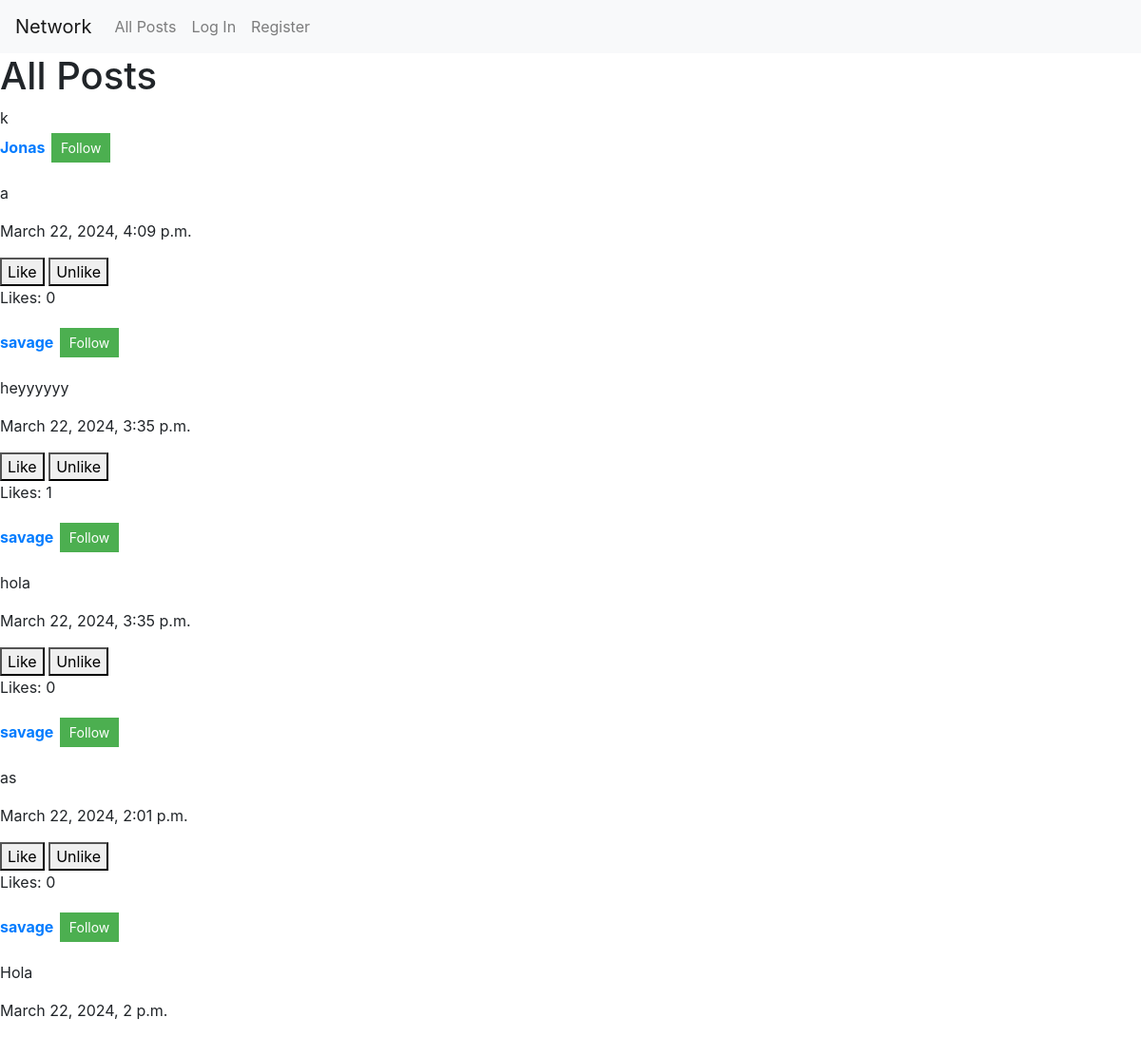
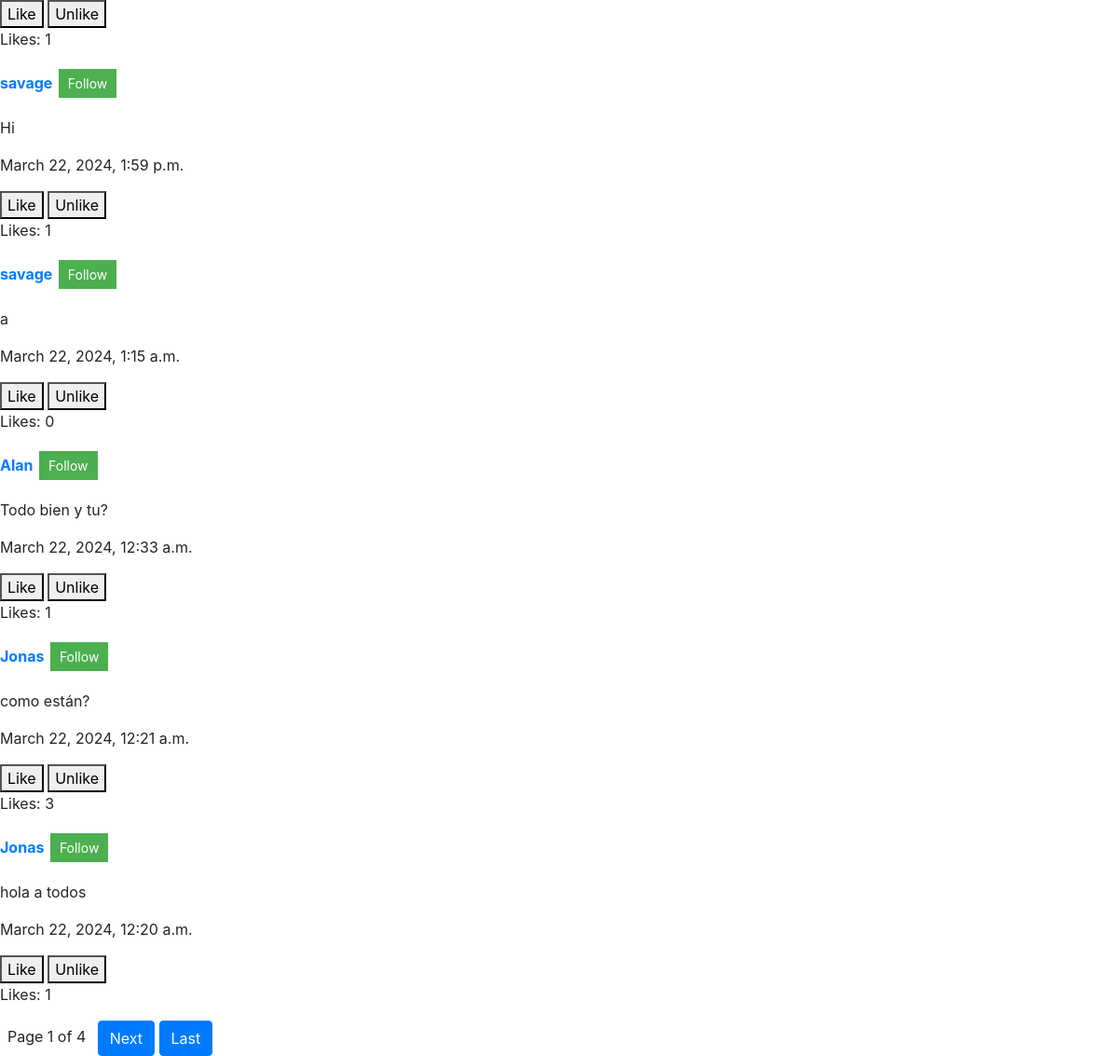
The page / on the database its author committed (2 pictures, top to bottom).
### network/models.py (models this page shows, shortened)
class Post(models.Model):
    author = models.ForeignKey(User, on_delete=models.CASCADE, related_name='posts')
    content = models.TextField()
    created_at = models.DateTimeField(auto_now_add=True)
    likes = models.ManyToManyField(User, related_name='liked_posts', blank=True)
    dislikes = models.ManyToManyField(User, related_name='disliked_posts', blank=True)

class User(AbstractUser):
    followers = models.ManyToManyField('self', symmetrical=False, related_name='following')

### network/views.py (the view)
# urls.py: path("", views.index, name="index"),
def index(request):
    all_posts = Post.objects.all().order_by('-created_at')
    paginator = Paginator(all_posts, 10)
    page_number = request.GET.get('page')
    page_obj = paginator.get_page(page_number)
    return render(request, "network/index.html", {'page_obj': page_obj})

### network/templates/network/index.html (shortened to what this page needs)
{% extends "network/layout.html" %}
{% load static %}
{% block body %}
    <h1>All Posts</h1>
    k
    <div>
    {% for post in page_obj %}
        <div class="post">
            <p><strong><a href="{% url 'user_page' post.author.id %}">{{ post.author.username }}</a></strong> {% if request.user != post.author %}<button class="follow-btn" data-user-id="{{ post.author.id }}">Follow</button>{% endif %}</p>
            <p id="post-content-{{ post.id }}">{{ post.content }}</p>
            <p>{{ post.created_at }}</p>
            <button class="like-btn" data-post-id="{{ post.id }}">Like</button>
            <button class="unlike-btn" data-post-id="{{ post.id }}">Unlike</button>
            <p>Likes: <span class="likes-count">{{ post.likes.count }}</span></p>
        </div>
    {% empty %}
        <p>No posts yet.</p>
    {% endfor %}
</div>
    <span class="mx-2">Page {{ page_obj.number }} of {{ page_obj.paginator.num_pages }}</span>
    {% if page_obj.has_next %}
        <a href="?page={{ page_obj.next_page_number }}" class="btn btn-primary">Next</a>
        <a href="?page={{ page_obj.paginator.num_pages }}" class="btn btn-primary">Last</a>
    {% endif %}
{% endblock %}

### network/templates/network/layout.html (shortened to what this page needs)
{% load static %}
<!DOCTYPE html>
<html lang="en">
    <head>
        <link rel="stylesheet" href="https://stackpath.bootstrapcdn.com/bootstrap/4.4.1/css/bootstrap.min.css">
        <link href="{% static 'network/styles.css' %}" rel="stylesheet">
    </head>
    <body>
        <nav class="navbar navbar-expand-lg navbar-light bg-light">
            <a class="navbar-brand" href="{% url 'index' %}">Network</a>
            <div>
              <ul class="navbar-nav mr-auto">
                <li class="nav-item">
                    <a class="nav-link" href="{% url 'index' %}">All Posts</a>
                </li>
                {% if user.is_authenticated %}
                <li class="nav-item">
                    <a class="nav-link" href="{% url 'following_posts' %}">Following</a>
                </li>
                    <li class="nav-item">
                        <a class="nav-link" href="{% url 'logout' %}">Log Out</a>
                    </li>
                {% else %}
                    <li class="nav-item">
                        <a class="nav-link" href="{% url 'login' %}">Log In</a>
                    </li>
                    <li class="nav-item">
                        <a class="nav-link" href="{% url 'register' %}">Register</a>
                    </li>
                {% endif %}
              </ul>
            </div>
          </nav>
        <div class="body">
            {% block body %}
            {% endblock %}
        </div>
    </body>
</html>

### network/static/network/styles.css (style rules this page uses)
.post p strong { color: #3366cc; font-weight: bold; }
.follow-btn { background-color: #4CAF50; border: none; color: white; padding: 5px 10px; text-align: center; text-decoration: none; display: inline-block; font-size: 14px; margin: 4px 2px; cursor: pointer; }

### rows shown on the page
Post: author.username "Jonas", content "a", created_at "March 22, 2024, 4:09 p.m.", likes.count "0"
Post: author.username "savage", content "heyyyyyy", created_at "March 22, 2024, 3:35 p.m.", likes.count "1"
Post: author.username "savage", content "hola", created_at "March 22, 2024, 3:35 p.m.", likes.count "0"
Post: author.username "savage", content "as", created_at "March 22, 2024, 2:01 p.m.", likes.count "0"
Post: author.username "savage", content "Hola", created_at "March 22, 2024, 2 p.m.", likes.count "1"
Post: author.username "savage", content "Hi", created_at "March 22, 2024, 1:59 p.m.", likes.count "1"
Post: author.username "savage", content "a", created_at "March 22, 2024, 1:15 a.m.", likes.count "0"
Post: author.username "Alan", content "Todo bien y tu?", created_at "March 22, 2024, 12:33 a.m.", likes.count "1"
Post: author.username "Jonas", content "como están?", created_at "March 22, 2024, 12:21 a.m.", likes.count "3"
Post: author.username "Jonas", content "hola a todos", created_at "March 22, 2024, 12:20 a.m.", likes.count "1"

### other values the page prints
{{ page_obj.number }} "1"
{{ page_obj.paginator.num_pages }} "4"
